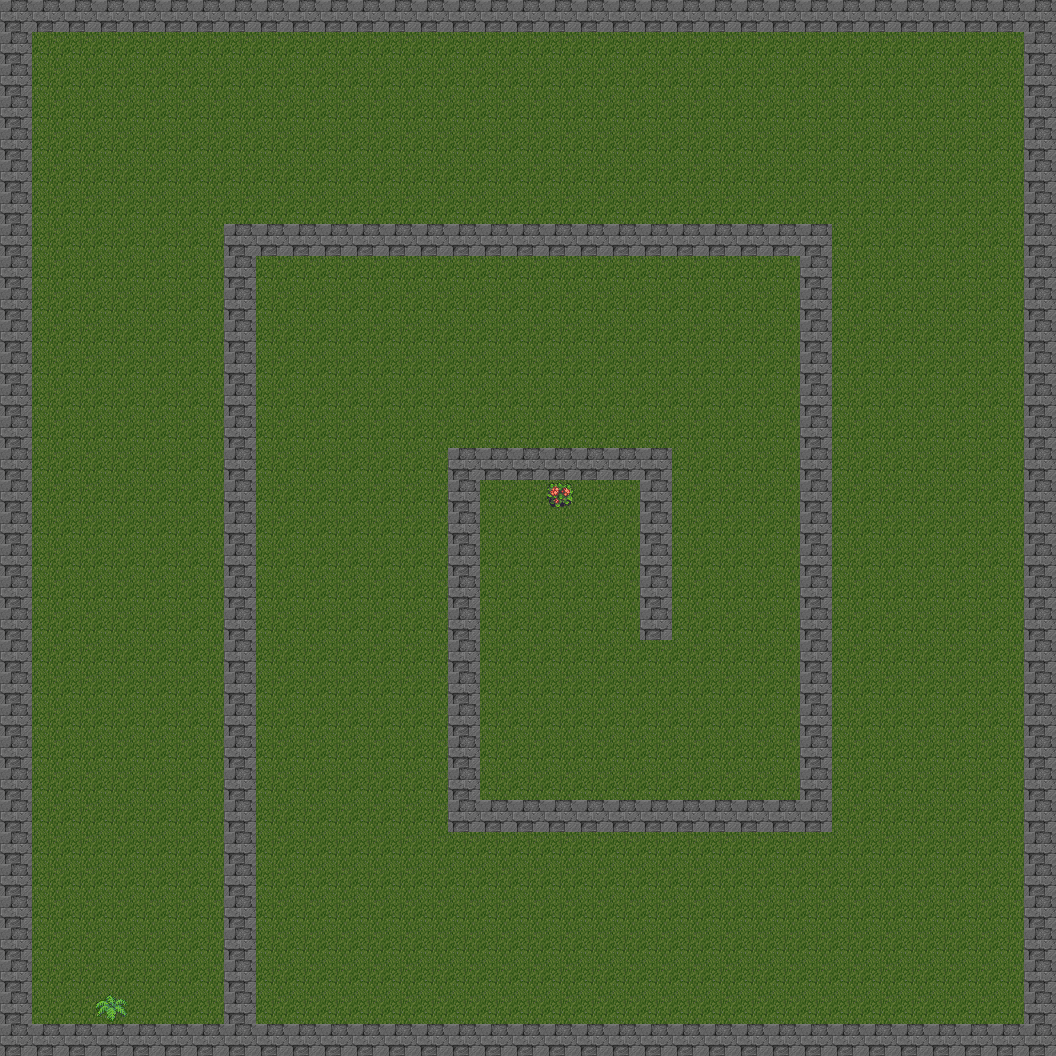

Below is a game level as drawn by its tile map, then a one-line description and the .tmx file that defines it, in full:
An orthogonal 33x33 tile map with 32x32 px tiles, 2 tile layers (Tile Layer 2, Tile Layer 1) and 11 objects.

<map version="1.0" orientation="orthogonal" renderorder="right-down" width="33" height="33" tilewidth="32" tileheight="32" nextobjectid="12">
 <tileset firstgid="1" name="image" tilewidth="32" tileheight="32" tilecount="256" columns="16">
  <image source="image.png" width="512" height="512" />
 </tileset>
 <layer name="Tile Layer 2" width="33" height="33">
  <data encoding="csv">
79,79,79,79,79,79,79,79,79,79,79,79,79,79,79,79,79,79,79,79,79,79,79,79,79,79,79,79,79,79,79,79,79,
79,79,79,79,79,79,79,79,79,79,79,79,79,79,79,79,79,79,79,79,79,79,79,79,79,79,79,79,79,79,79,79,79,
79,79,79,79,79,79,79,79,79,79,79,79,79,79,79,79,79,79,79,79,79,79,79,79,79,79,79,79,79,79,79,79,79,
79,79,79,79,79,79,79,79,79,79,79,79,79,79,79,79,79,79,79,79,79,79,79,79,79,79,79,79,79,79,79,79,79,
79,79,79,79,79,79,79,79,79,79,79,79,79,79,79,79,79,79,79,79,79,79,79,79,79,79,79,79,79,79,79,79,79,
79,79,79,79,79,79,79,79,79,79,79,79,79,79,79,79,79,79,79,79,79,79,79,79,79,79,79,79,79,79,79,79,79,
79,79,79,79,79,79,79,79,79,79,79,79,79,79,79,79,79,79,79,79,79,79,79,79,79,79,79,79,79,79,79,79,79,
79,79,79,79,79,79,79,79,79,79,79,79,79,79,79,79,79,79,79,79,79,79,79,79,79,79,79,79,79,79,79,79,79,
79,79,79,79,79,79,79,79,79,79,79,79,79,79,79,79,79,79,79,79,79,79,79,79,79,79,79,79,79,79,79,79,79,
79,79,79,79,79,79,79,79,79,79,79,79,79,79,79,79,79,79,79,79,79,79,79,79,79,79,79,79,79,79,79,79,79,
79,79,79,79,79,79,79,79,79,79,79,79,79,79,79,79,79,79,79,79,79,79,79,79,79,79,79,79,79,79,79,79,79,
79,79,79,79,79,79,79,79,79,79,79,79,79,79,79,79,79,79,79,79,79,79,79,79,79,79,79,79,79,79,79,79,79,
79,79,79,79,79,79,79,79,79,79,79,79,79,79,79,79,79,79,79,79,79,79,79,79,79,79,79,79,79,79,79,79,79,
79,79,79,79,79,79,79,79,79,79,79,79,79,79,79,79,79,79,79,79,79,79,79,79,79,79,79,79,79,79,79,79,79,
79,79,79,79,79,79,79,79,79,79,79,79,79,79,79,79,79,79,79,79,79,79,79,79,79,79,79,79,79,79,79,79,79,
79,79,79,79,79,79,79,79,79,79,79,79,79,79,79,79,79,79,79,79,79,79,79,79,79,79,79,79,79,79,79,79,79,
79,79,79,79,79,79,79,79,79,79,79,79,79,79,79,79,79,79,79,79,79,79,79,79,79,79,79,79,79,79,79,79,79,
79,79,79,79,79,79,79,79,79,79,79,79,79,79,79,79,79,79,79,79,79,79,79,79,79,79,79,79,79,79,79,79,79,
79,79,79,79,79,79,79,79,79,79,79,79,79,79,79,79,79,79,79,79,79,79,79,79,79,79,79,79,79,79,79,79,79,
79,79,79,79,79,79,79,79,79,79,79,79,79,79,79,79,79,79,79,79,79,79,79,79,79,79,79,79,79,79,79,79,79,
79,79,79,79,79,79,79,79,79,79,79,79,79,79,79,79,79,79,79,79,79,79,79,79,79,79,79,79,79,79,79,79,79,
79,79,79,79,79,79,79,79,79,79,79,79,79,79,79,79,79,79,79,79,79,79,79,79,79,79,79,79,79,79,79,79,79,
79,79,79,79,79,79,79,79,79,79,79,79,79,79,79,79,79,79,79,79,79,79,79,79,79,79,79,79,79,79,79,79,79,
79,79,79,79,79,79,79,79,79,79,79,79,79,79,79,79,79,79,79,79,79,79,79,79,79,79,79,79,79,79,79,79,79,
79,79,79,79,79,79,79,79,79,79,79,79,79,79,79,79,79,79,79,79,79,79,79,79,79,79,79,79,79,79,79,79,79,
79,79,79,79,79,79,79,79,79,79,79,79,79,79,79,79,79,79,79,79,79,79,79,79,79,79,79,79,79,79,79,79,79,
79,79,79,79,79,79,79,79,79,79,79,79,79,79,79,79,79,79,79,79,79,79,79,79,79,79,79,79,79,79,79,79,79,
79,79,79,79,79,79,79,79,79,79,79,79,79,79,79,79,79,79,79,79,79,79,79,79,79,79,79,79,79,79,79,79,79,
79,79,79,79,79,79,79,79,79,79,79,79,79,79,79,79,79,79,79,79,79,79,79,79,79,79,79,79,79,79,79,79,79,
79,79,79,79,79,79,79,79,79,79,79,79,79,79,79,79,79,79,79,79,79,79,79,79,79,79,79,79,79,79,79,79,79,
79,79,79,79,79,79,79,79,79,79,79,79,79,79,79,79,79,79,79,79,79,79,79,79,79,79,79,79,79,79,79,79,79,
79,79,79,79,79,79,79,79,79,79,79,79,79,79,79,79,79,79,79,79,79,79,79,79,79,79,79,79,79,79,79,79,79,
79,79,79,79,79,79,79,79,79,79,79,79,79,79,79,79,79,79,79,79,79,79,79,79,79,79,79,79,79,79,79,79,79
</data>
 </layer>
 <objectgroup name="Object Layer 1">
  <object id="1" x="-8" y="0" width="40" height="1060" />
  <object id="2" x="-4" y="1020" width="1060" height="36" />
  <object id="3" x="0" y="4" width="1052" height="32" />
  <object id="4" x="1020" y="4" width="36" height="1052" />
  <object id="5" x="224" y="216" width="28" height="836" />
  <object id="6" x="232" y="228" width="600" height="28" />
  <object id="7" x="800" y="236" width="32" height="596" />
  <object id="8" x="644" y="448" width="28" height="180" />
  <object id="9" x="448" y="448" width="228" height="36" />
  <object id="10" x="444" y="452" width="36" height="376" />
  <object id="11" x="444" y="804" width="392" height="28" />
 </objectgroup>
 <layer name="Tile Layer 1" width="33" height="33">
  <data encoding="csv">
31,31,31,31,31,31,31,31,31,31,31,31,31,31,31,31,31,31,31,31,31,31,31,31,31,31,31,31,31,31,31,31,31,
31,0,0,0,0,0,0,0,0,0,0,0,0,0,0,0,0,0,0,0,0,0,0,0,0,0,0,0,0,0,0,0,31,
31,0,0,0,0,0,0,0,0,0,0,0,0,0,0,0,0,0,0,0,0,0,0,0,0,0,0,0,0,0,0,0,31,
31,0,0,0,0,0,0,0,0,0,0,0,0,0,0,0,0,0,0,0,0,0,0,0,0,0,0,0,0,0,0,0,31,
31,0,0,0,0,0,0,0,0,0,0,0,0,0,0,0,0,0,0,0,0,0,0,0,0,0,0,0,0,0,0,0,31,
31,0,0,0,0,0,0,0,0,0,0,0,0,0,0,0,0,0,0,0,0,0,0,0,0,0,0,0,0,0,0,0,31,
31,0,0,0,0,0,0,0,0,0,0,0,0,0,0,0,0,0,0,0,0,0,0,0,0,0,0,0,0,0,0,0,31,
31,0,0,0,0,0,0,31,31,31,31,31,31,31,31,31,31,31,31,31,31,31,31,31,31,31,0,0,0,0,0,0,31,
31,0,0,0,0,0,0,31,0,0,0,0,0,0,0,0,0,0,0,0,0,0,0,0,0,31,0,0,0,0,0,0,31,
31,0,0,0,0,0,0,31,0,0,0,0,0,0,0,0,0,0,0,0,0,0,0,0,0,31,0,0,0,0,0,0,31,
31,0,0,0,0,0,0,31,0,0,0,0,0,0,0,0,0,0,0,0,0,0,0,0,0,31,0,0,0,0,0,0,31,
31,0,0,0,0,0,0,31,0,0,0,0,0,0,0,0,0,0,0,0,0,0,0,0,0,31,0,0,0,0,0,0,31,
31,0,0,0,0,0,0,31,0,0,0,0,0,0,0,0,0,0,0,0,0,0,0,0,0,31,0,0,0,0,0,0,31,
31,0,0,0,0,0,0,31,0,0,0,0,0,0,0,0,0,0,0,0,0,0,0,0,0,31,0,0,0,0,0,0,31,
31,0,0,0,0,0,0,31,0,0,0,0,0,0,31,31,31,31,31,31,31,0,0,0,0,31,0,0,0,0,0,0,31,
31,0,0,0,0,0,0,31,0,0,0,0,0,0,31,0,0,168,0,0,31,0,0,0,0,31,0,0,0,0,0,0,31,
31,0,0,0,0,0,0,31,0,0,0,0,0,0,31,0,0,0,0,0,31,0,0,0,0,31,0,0,0,0,0,0,31,
31,0,0,0,0,0,0,31,0,0,0,0,0,0,31,0,0,0,0,0,31,0,0,0,0,31,0,0,0,0,0,0,31,
31,0,0,0,0,0,0,31,0,0,0,0,0,0,31,0,0,0,0,0,31,0,0,0,0,31,0,0,0,0,0,0,31,
31,0,0,0,0,0,0,31,0,0,0,0,0,0,31,0,0,0,0,0,31,0,0,0,0,31,0,0,0,0,0,0,31,
31,0,0,0,0,0,0,31,0,0,0,0,0,0,31,0,0,0,0,0,0,0,0,0,0,31,0,0,0,0,0,0,31,
31,0,0,0,0,0,0,31,0,0,0,0,0,0,31,0,0,0,0,0,0,0,0,0,0,31,0,0,0,0,0,0,31,
31,0,0,0,0,0,0,31,0,0,0,0,0,0,31,0,0,0,0,0,0,0,0,0,0,31,0,0,0,0,0,0,31,
31,0,0,0,0,0,0,31,0,0,0,0,0,0,31,0,0,0,0,0,0,0,0,0,0,31,0,0,0,0,0,0,31,
31,0,0,0,0,0,0,31,0,0,0,0,0,0,31,0,0,0,0,0,0,0,0,0,0,31,0,0,0,0,0,0,31,
31,0,0,0,0,0,0,31,0,0,0,0,0,0,31,31,31,31,31,31,31,31,31,31,31,31,0,0,0,0,0,0,31,
31,0,0,0,0,0,0,31,0,0,0,0,0,0,0,0,0,0,0,0,0,0,0,0,0,0,0,0,0,0,0,0,31,
31,0,0,0,0,0,0,31,0,0,0,0,0,0,0,0,0,0,0,0,0,0,0,0,0,0,0,0,0,0,0,0,31,
31,0,0,0,0,0,0,31,0,0,0,0,0,0,0,0,0,0,0,0,0,0,0,0,0,0,0,0,0,0,0,0,31,
31,0,0,0,0,0,0,31,0,0,0,0,0,0,0,0,0,0,0,0,0,0,0,0,0,0,0,0,0,0,0,0,31,
31,0,0,0,0,0,0,31,0,0,0,0,0,0,0,0,0,0,0,0,0,0,0,0,0,0,0,0,0,0,0,0,31,
31,0,0,152,0,0,0,31,0,0,0,0,0,0,0,0,0,0,0,0,0,0,0,0,0,0,0,0,0,0,0,0,31,
31,31,31,31,31,31,31,31,31,31,31,31,31,31,31,31,31,31,31,31,31,31,31,31,31,31,31,31,31,31,31,31,31
</data>
 </layer>
</map>
